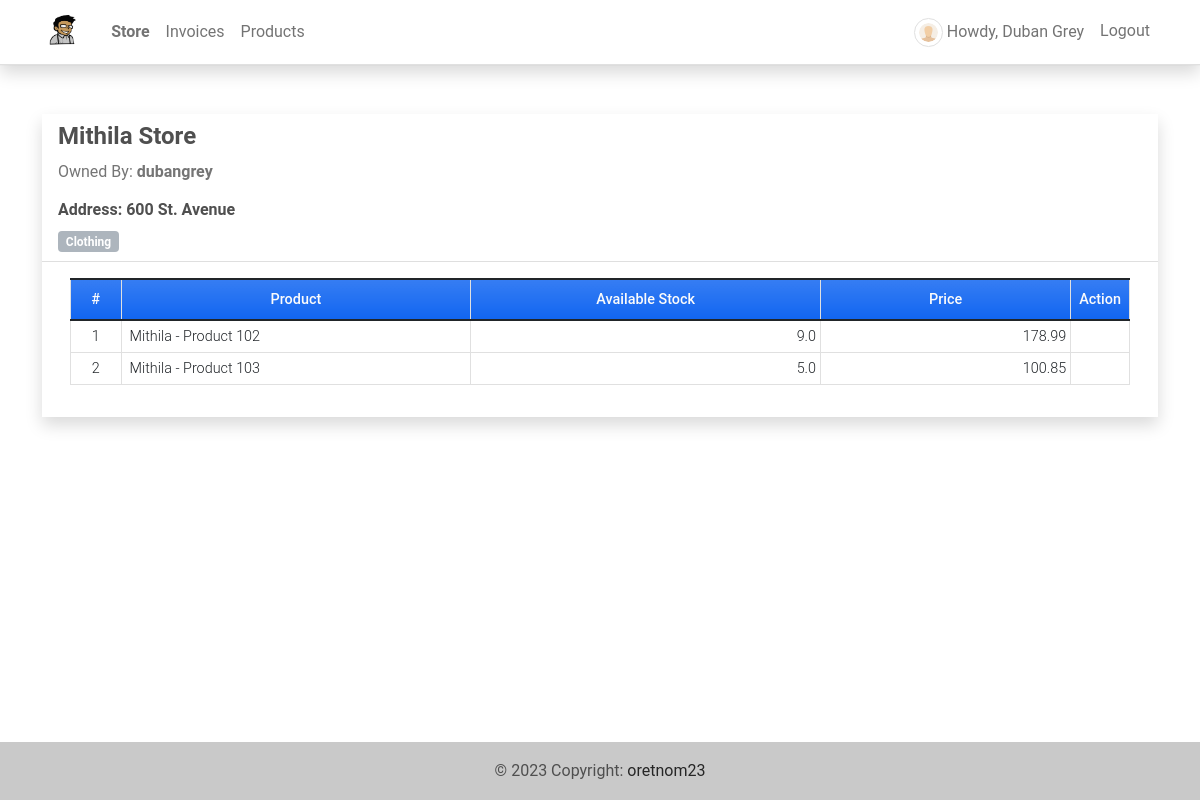
Page /store/detail (signed in) on the earlier database version.
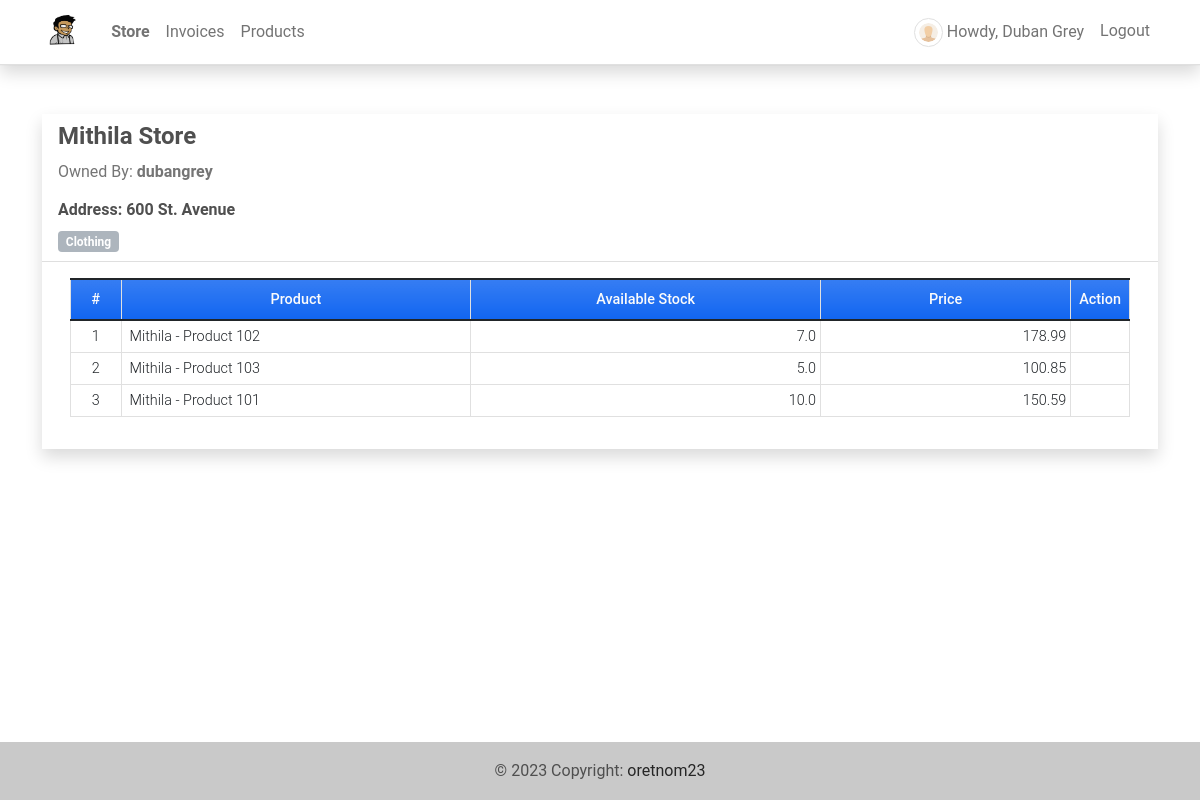
Same page on the later database version.
### imsApp/models.py (models this page shows, shortened)
class StoreProduct(models.Model):
    store = models.ForeignKey(Store, on_delete=models.CASCADE)
    product = models.ForeignKey(Product, on_delete=models.CASCADE)
    stock = models.FloatField(default=0,blank=True, null=True)
    price = models.FloatField(default=0,blank=True, null=True)
    class Meta:
        unique_together = ["product","store"]
    def __str__(self):
        return f"{self.store.name} - {self.product.name}"

class Store(models.Model):
    name = models.CharField(max_length=250)
    address = models.TextField()
    category = models.ForeignKey(Category, on_delete=models.CASCADE)
    products = models.ManyToManyField(Product, through='StoreProduct')
    date_created = models.DateTimeField(default=timezone.now)
    date_updated = models.DateTimeField(auto_now=True)
    owner = models.ForeignKey(User, default=1,on_delete=models.CASCADE ,blank=True, null=True)
    class Meta:
        unique_together= ['owner']

class Product(models.Model):
    code=models.CharField(max_length=100,blank=True, null=True)
    name=models.CharField(max_length=250,blank=True, null=True)
    description = models.TextField()
    price = models.FloatField(default=0)
    status = models.CharField(max_length=2, choices=(('1','Active'),('2','Inactive')), default=1)
    date_created = models.DateTimeField(default=timezone.now)
    date_updated = models.DateTimeField(auto_now=True)

### imsApp/views.py (the view)
# urls.py: path('store/detail',views.view_store,name='store-detail-i'),
@login_required
def view_store(request,pk=None):
    if not pk is None:
        store = get_object_or_404(Store, pk=pk)
    else:
        store = get_object_or_404(Store,owner=request.user)
    store_products = store.storeproduct_set.all()
    return render(request, 'view_store.html', {'page_title':"View Prodcuts to Store",'store': store, 'store_products': store_products})

### imsApp/models.py (called while the page is built)
    def __str__(self):
        return self.name

### imsApp/templates/view_store.html (shortened to what this page needs)
{% extends 'base.html' %} {% load humanize %} {% block pageContent %}
<div class="col-lg-12 col-md-12 col-sm-12 col-xs-12">
    <div class="card card-default rounded-0 shadow ">
        <div class="card-header">
            <div class="d-flex w-100 align-items-center justify-content-between">
               <div>
                   <h4 class="card-title fw-bold">{{ store.name }} Store</h4>
                   <p class="text-muted font-weight-bold"><span class="font-weight-normal">Owned By:</span> {{ store.owner }}</p>
                   <div class="mt-1">
                       <h6 class="font-weight-bold">Address: {{ store.address }}</h5>
                   </div>
                   <span class="badge bg-secondary">{{ store.category }}</span>
               </div>
            </div>
        </div>
        <div class="card-body">
            <div class="container-fluid">
                <table class="table table-bordered" id="product-list">
                    <colgroup>
                        <col width="5%">
                        <col width="35%">
                        <col width="35%">
                        <col width="25%">
                    </colgroup>
                    <thead>
                        <tr class="bg-gradient bg-primary bg-opacity-50 text-light">
                            <th class="px-1 py-2 text-center">#</th>
                            <th class="px-2 py-2 text-center">Product</th>
                            <th class="px-1 py-2 text-center">Available Stock</th>
                            <th class="px-1 py-2 text-center">Price</th>
                            <th class="px-2 py-2 text-center">Action</th>
                        </tr>
                    </thead>
                    <tbody>
                        {% for product in store_products %}
                        <tr>
                            <td class="px-1 py-1 align-middle text-center">{{ forloop.counter }}</td>
                            <td class="px-2 py-1 align-middle">{{ product }}</td>
                            <td class="px-1 py-1 align-middle text-end">{{ product.stock }}</td>
                            <td class="px-1 py-1 align-middle text-end">{{ product.product.price }}</td>
                            <td class="px-2 py-1 align-middle text-center">
                            </td>
                        </tr>
                        {% endfor %}
                    </tbody>
                </table>
            </div>
        </div>
    </div>
</div>
{% endblock pageContent %}

Differences in the rows shown:
changed StoreProduct "Mithila - Product 102": stock "9.0" → "7.0"
added StoreProduct: store+product "Mithila - Product 101", stock "10.0", product.price "150.59"
